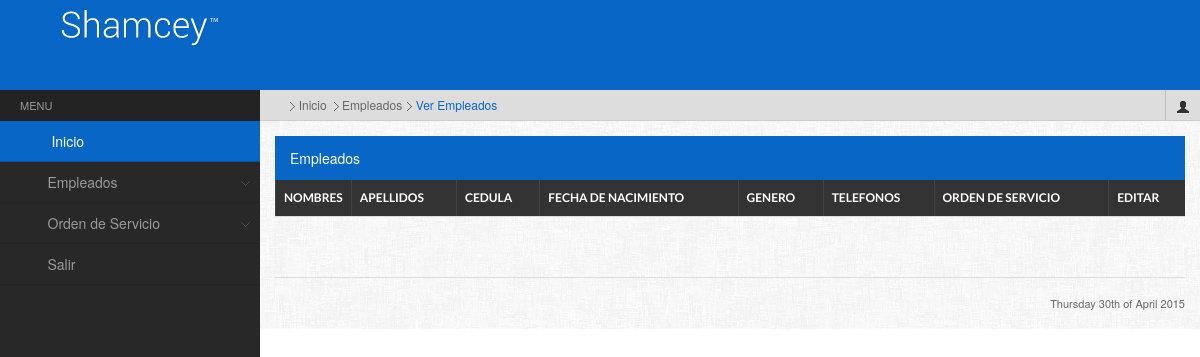
/personaContacto/contacto.php?pag=vere&acc=pac&tipo=svere (signed in), run on an earlier commit of the app's database.
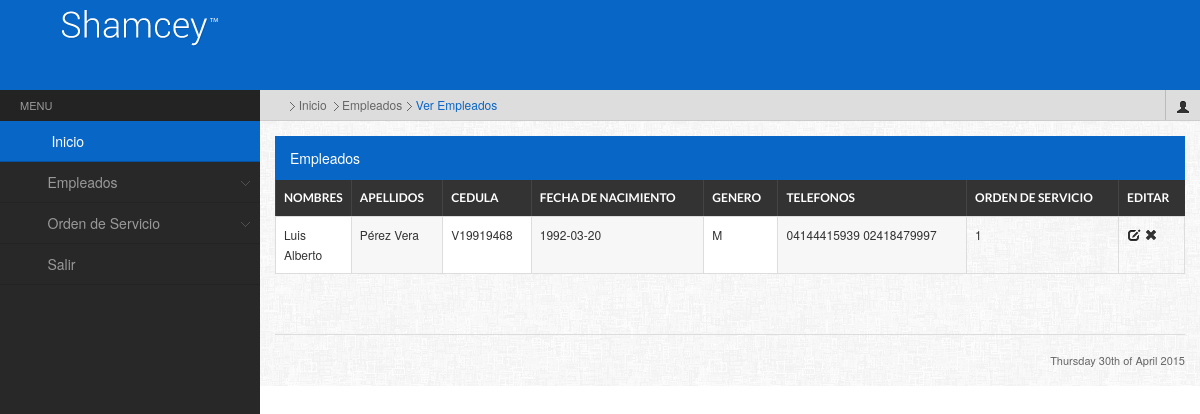
And on a later commit of the database.
### tables this page shows
CREATE TABLE IF NOT EXISTS `convenio_paciente` (
  `idconvenio` int(11) NOT NULL AUTO_INCREMENT,
  `idpaciente` int(11) NOT NULL,
  `idempresa` int(11) NOT NULL,
  PRIMARY KEY (`idconvenio`),
  KEY `idpaciente` (`idpaciente`,`idempresa`),
  KEY `idempresa` (`idempresa`)
);

CREATE TABLE IF NOT EXISTS `paciente` (
  `idpaciente` int(11) NOT NULL AUTO_INCREMENT,
  `cedula` varchar(30) NOT NULL,
  `nombres` varchar(80) NOT NULL,
  `apellidos` varchar(80) NOT NULL,
  `fecha_nac` date NOT NULL,
  `genero` char(1) NOT NULL,
  `telefono` varchar(200) NOT NULL,
  PRIMARY KEY (`idpaciente`),
  KEY `cedula` (`cedula`)
);

### personaContacto/verempleado.php (the view, shortened to what this page needs)
<?php
	include("conexbd.php");
?>
<!doctype html>
<html>
<head>
</head>
<body>
<h4 class="widgettitle">Empleados</h4>
                <table class="table table-bordered table-infinite" id="dyntable2">
                    <colgroup>
                        <col class="con0" style="align: center; width: 4%" />
                        <col class="con1" />
                        <col class="con0" />
                        <col class="con1" />
                        <col class="con0" />
                        <col class="con1" />
                    </colgroup>
                    <thead>
                        <tr>
                           	<th class="head1">Nombres</th>
                            <th class="head0">Apellidos</th>
                            <th class="head1">Cedula</th>
                            <th class="head1">Fecha de Nacimiento</th>
                            <th class="head0">Genero</th>
                            <th class="head1">Telefonos</th>
                            <th class="head0">Orden de Servicio</th>
                            <th>Editar</th>
                        </tr>
                    </thead>
                    <tbody>
               <?php
						$sesionid = $_SESSION['userid'];
						$persontac = "SELECT * FROM usuario WHERE nombre_usuario = '$sesionid'";
						$resultp = mysql_query($persontac);
						$row = mysql_fetch_array($resultp);
						$idemp = $row['idempresa'];
						$wsql="SELECT * FROM convenio_paciente c, paciente p WHERE c.idpaciente = p.idpaciente AND c.idempresa='$idemp'";
						$result = mysql_query($wsql,$link);
						while($row = mysql_fetch_array($result))
						{
						$orden_servicio ="SELECT * FROM ordenservicio WHERE cedula_paciente='".$row['cedula']."'";
						$result_orden = mysql_query($orden_servicio);
				?>
                        <tr class="gradeX">
                            <td><?php echo $row['nombres']; ?></td>
                            <td><?php echo $row['apellidos']; ?></td>
                            <td><?php echo $row['cedula']; ?></td>
                            <td><?php echo $row['fecha_nac']; ?></td>
                            <td><?php echo $row['genero']; ?></td>
                            <td><?php echo $row['telefono']; ?></td>
                            <td><?php if((mysql_num_rows($result_orden))>0){ echo (mysql_num_rows($result_orden));} else
							{ echo ('No posee');} ?></td>
                            <td> <a href="#" onClick="MM_openBrWindow('modificarempleado.php?cedula=<?php echo $row['cedula'] ?>','modificarorden','width=805,height=400')"><li class="icon-edit"></li></a> <a href="#" onClick="eliminar(<?php echo $row['idpaciente']; ?>);"> <li class="icon-remove"></li></a></td>
                        </tr>
                    <?php
						 }
					?>
                     </tbody>
                </table>
</body>
</html>

What changed in the data, as far as the page shows it:
added convenio_paciente: idpaciente.nombres "Luis Alberto", idpaciente.apellidos "Pérez Vera", idpaciente.cedula "V19919468", idpaciente.fecha_nac "1992-03-20", idpaciente.genero "M", idpaciente.telefono "04144415939 02418479997", mysql_num_rows($result_orden) "1"
